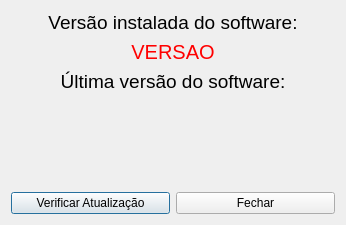
<?xml version="1.0" encoding="UTF-8"?>
<ui version="4.0">
 <class>VerificarAtualizacoes</class>
 <widget class="QDialog" name="VerificarAtualizacoes">
  <property name="windowModality">
   <enum>Qt::ApplicationModal</enum>
  </property>
  <property name="geometry">
   <rect>
    <x>0</x>
    <y>0</y>
    <width>346</width>
    <height>225</height>
   </rect>
  </property>
  <property name="minimumSize">
   <size>
    <width>346</width>
    <height>225</height>
   </size>
  </property>
  <property name="maximumSize">
   <size>
    <width>346</width>
    <height>225</height>
   </size>
  </property>
  <property name="windowTitle">
   <string>Verificar Atualizações</string>
  </property>
  <property name="windowIcon">
   <iconset resource="../resources/resourcesIcon.qrc">
    <normaloff>:/IconesMenu/brasil_256.png</normaloff>:/IconesMenu/brasil_256.png</iconset>
  </property>
  <layout class="QGridLayout" name="gridLayout_2">
   <item row="0" column="0">
    <layout class="QGridLayout" name="gridLayout">
     <item row="0" column="0">
      <layout class="QVBoxLayout" name="verticalLayout_3">
       <item>
        <layout class="QVBoxLayout" name="verticalLayout">
         <item>
          <widget class="QLabel" name="label">
           <property name="font">
            <font>
             <pointsize>12</pointsize>
            </font>
           </property>
           <property name="text">
            <string>&lt;!DOCTYPE HTML PUBLIC &quot;-//W3C//DTD HTML 4.0//EN&quot; &quot;http://www.w3.org/TR/REC-html40/strict.dtd&quot;&gt;
&lt;html&gt;&lt;head&gt;&lt;meta name=&quot;qrichtext&quot; content=&quot;1&quot; /&gt;&lt;style type=&quot;text/css&quot;&gt;
p, li { white-space: pre-wrap; }
&lt;/style&gt;&lt;/head&gt;&lt;body style=&quot; font-family:'MS Shell Dlg 2'; font-size:12pt; font-weight:400; font-style:normal;&quot;&gt;
&lt;p style=&quot; margin-top:0px; margin-bottom:0px; margin-left:0px; margin-right:0px; -qt-block-indent:0; text-indent:0px;&quot;&gt;&lt;span style=&quot; font-size:14pt;&quot;&gt;Versão instalada do software:&lt;/span&gt;&lt;/p&gt;&lt;/body&gt;&lt;/html&gt;</string>
           </property>
           <property name="alignment">
            <set>Qt::AlignCenter</set>
           </property>
          </widget>
         </item>
         <item>
          <widget class="QLabel" name="labelVersaoInstalada">
           <property name="font">
            <font>
             <pointsize>15</pointsize>
            </font>
           </property>
           <property name="frameShape">
            <enum>QFrame::NoFrame</enum>
           </property>
           <property name="frameShadow">
            <enum>QFrame::Plain</enum>
           </property>
           <property name="text">
            <string>&lt;!DOCTYPE HTML PUBLIC &quot;-//W3C//DTD HTML 4.0//EN&quot; &quot;http://www.w3.org/TR/REC-html40/strict.dtd&quot;&gt;
&lt;html&gt;&lt;head&gt;&lt;meta name=&quot;qrichtext&quot; content=&quot;1&quot; /&gt;&lt;style type=&quot;text/css&quot;&gt;
p, li { white-space: pre-wrap; }
&lt;/style&gt;&lt;/head&gt;&lt;body style=&quot; font-family:'Verdana'; font-size:15pt; font-weight:400; font-style:normal;&quot;&gt;
&lt;p style=&quot; margin-top:0px; margin-bottom:0px; margin-left:0px; margin-right:0px; -qt-block-indent:0; text-indent:0px;&quot;&gt;&lt;span style=&quot; font-family:'MS Shell Dlg 2'; color:#ff0000;&quot;&gt;VERSAO&lt;/span&gt;&lt;/p&gt;&lt;/body&gt;&lt;/html&gt;</string>
           </property>
           <property name="textFormat">
            <enum>Qt::RichText</enum>
           </property>
           <property name="alignment">
            <set>Qt::AlignCenter</set>
           </property>
          </widget>
         </item>
        </layout>
       </item>
       <item>
        <layout class="QVBoxLayout" name="verticalLayout_2">
         <item>
          <widget class="QLabel" name="label_3">
           <property name="text">
            <string>&lt;!DOCTYPE HTML PUBLIC &quot;-//W3C//DTD HTML 4.0//EN&quot; &quot;http://www.w3.org/TR/REC-html40/strict.dtd&quot;&gt;
&lt;html&gt;&lt;head&gt;&lt;meta name=&quot;qrichtext&quot; content=&quot;1&quot; /&gt;&lt;style type=&quot;text/css&quot;&gt;
p, li { white-space: pre-wrap; }
&lt;/style&gt;&lt;/head&gt;&lt;body style=&quot; font-family:'MS Shell Dlg 2'; font-size:8.25pt; font-weight:400; font-style:normal;&quot;&gt;
&lt;p style=&quot; margin-top:0px; margin-bottom:0px; margin-left:0px; margin-right:0px; -qt-block-indent:0; text-indent:0px;&quot;&gt;&lt;span style=&quot; font-size:14pt;&quot;&gt;Última versão do software:&lt;/span&gt;&lt;/p&gt;&lt;/body&gt;&lt;/html&gt;</string>
           </property>
           <property name="alignment">
            <set>Qt::AlignCenter</set>
           </property>
          </widget>
         </item>
         <item>
          <widget class="QLabel" name="labelVersaoAtual">
           <property name="sizePolicy">
            <sizepolicy hsizetype="Preferred" vsizetype="Preferred">
             <horstretch>0</horstretch>
             <verstretch>0</verstretch>
            </sizepolicy>
           </property>
           <property name="minimumSize">
            <size>
             <width>0</width>
             <height>25</height>
            </size>
           </property>
           <property name="text">
            <string/>
           </property>
           <property name="alignment">
            <set>Qt::AlignCenter</set>
           </property>
          </widget>
         </item>
         <item>
          <widget class="QLabel" name="labelLinkDownload">
           <property name="sizePolicy">
            <sizepolicy hsizetype="Preferred" vsizetype="Expanding">
             <horstretch>0</horstretch>
             <verstretch>0</verstretch>
            </sizepolicy>
           </property>
           <property name="minimumSize">
            <size>
             <width>0</width>
             <height>25</height>
            </size>
           </property>
           <property name="text">
            <string/>
           </property>
           <property name="alignment">
            <set>Qt::AlignCenter</set>
           </property>
          </widget>
         </item>
        </layout>
       </item>
      </layout>
     </item>
     <item row="1" column="0">
      <layout class="QHBoxLayout" name="horizontalLayout">
       <item>
        <widget class="QPushButton" name="pushButtonVerificarAtualizacao">
         <property name="text">
          <string>Verificar Atualização</string>
         </property>
         <property name="icon">
          <iconset resource="../resources/resourcesIcon.qrc">
           <normaloff>:/IconesMenu/gl117.png</normaloff>:/IconesMenu/gl117.png</iconset>
         </property>
        </widget>
       </item>
       <item>
        <widget class="QPushButton" name="quitButton">
         <property name="text">
          <string>Fechar</string>
         </property>
         <property name="icon">
          <iconset resource="../resources/resourcesIcon.qrc">
           <normaloff>:/IconesMenu/error.png</normaloff>:/IconesMenu/error.png</iconset>
         </property>
        </widget>
       </item>
      </layout>
     </item>
    </layout>
   </item>
  </layout>
 </widget>
 <resources>
  <include location="../resources/resourcesIcon.qrc"/>
 </resources>
 <connections>
  <connection>
   <sender>quitButton</sender>
   <signal>clicked()</signal>
   <receiver>VerificarAtualizacoes</receiver>
   <slot>close()</slot>
   <hints>
    <hint type="sourcelabel">
     <x>304</x>
     <y>175</y>
    </hint>
    <hint type="destinationlabel">
     <x>297</x>
     <y>197</y>
    </hint>
   </hints>
  </connection>
  <connection>
   <sender>pushButtonVerificarAtualizacao</sender>
   <signal>clicked()</signal>
   <receiver>VerificarAtualizacoes</receiver>
   <slot>downloadFile()</slot>
   <hints>
    <hint type="sourcelabel">
     <x>212</x>
     <y>169</y>
    </hint>
    <hint type="destinationlabel">
     <x>150</x>
     <y>169</y>
    </hint>
   </hints>
  </connection>
 </connections>
 <slots>
  <slot>enableDownloadButton()</slot>
  <slot>downloadFile()</slot>
 </slots>
</ui>
